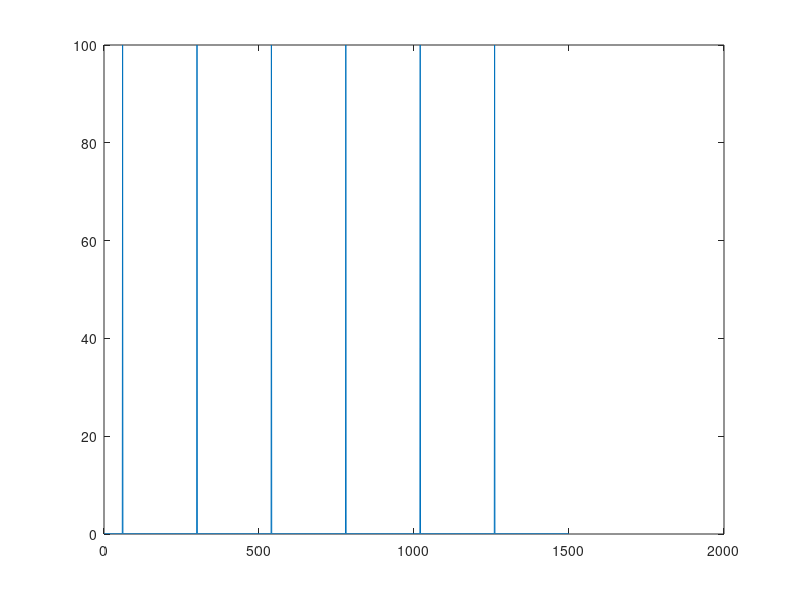

MATLAB code for this plot: (Note: this script raises an error after producing the figure.)
% this script is a wrapper that loads some data (or simulates it) and then
% calls the most recent FOOPSI function to infer spike trains and
% parameters

clear, clc,
fname = 'dynamic_prior';

%% set algorithmic Variables

% set meta parameters
V.T         = 1500;              % # of time steps
V.dt        = 1/60;             % time step size
V.fast_plot = 0;                % whether to plot filter with each iteration
V.fast_iter_max = 1;            % # iterations of EM to estimate params

%% initialize model Parameters
P.a     = 1;                    % scale of fluorescence data
P.b     = 0.01*mean(P.a);       % baseline is a scaled down version of the sum of the spatial filters
P.sig   = 0.5; %3*max(P.a);          % stan dev of noise (indep for each pixel)
C_0     = 0;                    % initial calcium
tau     = 1;                    % decay time constant for each cell
P.gam   = 1-V.dt./tau;          % set gam
% P.lam   = exp(2*(sin(linspace(0,10*pi,V.T))+1)')/25+1; % rate-ish, ie, lam*dt=# spikes per second
P.lam   = 0.1*ones(V.T,1); % rate-ish, ie, lam*dt=# spikes per second
spts = [1/V.dt:4/V.dt:V.T-5];
P.lam(spts)=100;
figure(2), plot(P.lam)

%% simulate data

n = poissrnd(P.lam*V.dt)';    % simulate spike train
n(n>1)=1;
C = filter(1,[1 -P.gam],n);   % convolve with exponential to get calcium
F = P.a*C+P.b+P.sig*randn(1,V.T);

save(['../../data/' fname '.mat'],'F','n','P','V')

%% infer spike trains and parameters

for q=1:2
    if q==1;                                % use true params
        PP=P;
        PP.lam=mean(P.lam);
        V.fast_iter_max = 1;
    elseif q==2                             % use static prior
        PP=P;
        V.fast_iter_max = 1;
    end
    [I{q}.n I{q}.P] = fast_oopsi(F,V,PP);
end

save(['../../data/' fname '.mat'],'-append','I')
% sound(1*sin(linspace(0,180*pi,2000)))

%% plot results

clear Pl
nrows   = 2+q;                        % set number of rows
h       = zeros(nrows,1);                       % pre-allocate memory for handles
Pl.xlims= [1 V.T];                              % time steps to plot
Pl.nticks=5;                                    % number of ticks along x-axis
Pl.n    = double(n); Pl.n(Pl.n==0)=NaN;         % store spike train for plotting
Pl      = PlotParams(Pl);                       % generate a number of other parameters for plotting
Pl.vs   = 4;
Pl.colors(1,:) = [0 0 0];
Pl.colors(2,:) = Pl.gray;
Pl.colors(3,:) = [.5 0 0];

fnum = figure(1); clf,

% plot fluorescence data
i=1; h(i) = subplot(nrows,1,i);
Pl.label = [{'fluorescence'}];
Pl.color = 'k';
plot(z1(F(Pl.xlims(1):Pl.xlims(2))),'k','LineWidth',Pl.lw);
ylab=ylabel('fluorescence','Interpreter',Pl.inter,'FontSize',Pl.fs);
set(ylab,'Rotation',0,'HorizontalAlignment','right','verticalalignment','middle','Interpreter',Pl.interp)
set(gca,'YTick',[],'YTickLabel',[])
set(gca,'XTick',Pl.XTicks,'XTickLabel',[],'FontSize',Pl.fs)
axis([Pl.xlims-Pl.xlims(1) 0 1])
box off

% plot inferred spike trains
for q=1:2 %exps
    i=i+1; h(i) = subplot(nrows,1,i); hold on
    if q==1
        Pl.label = [{'static'}; {'prior'}];
    else
        Pl.label = [{'dynamic'}; {'prior'}];        
    end
    stem(z1(I{q}.n(Pl.xlims(1):Pl.xlims(2))),'Marker','none','LineWidth',Pl.sw,'Color','k')
    stem(Pl.n(Pl.xlims(1):Pl.xlims(2))*1.1,'Marker','v','MarkerSize',Pl.vs,...   % plot real spike train
        'LineStyle','none','MarkerFaceColor',Pl.gray,'MarkerEdgeColor',Pl.gray);
    axis([Pl.xlims min(min(n),0) 1.15])
    ylab=ylabel(Pl.label,'Interpreter',Pl.inter,'FontSize',Pl.fs,'Interpreter',Pl.interp);
    set(ylab,'Rotation',0,'HorizontalAlignment','right','verticalalignment','middle')
    set(gca,'YTick',0:1,'YTickLabel',[])
    set(gca,'XTick',Pl.XTicks,'XTickLabel',[])
    set(gca,'XTickLabel',[])
    box off
end

% plot prior
i=i+1; h(i) = subplot(nrows,1,i);
Pl.color = Pl.colors(1,:);
plot((P.lam(Pl.xlims(1):Pl.xlims(2))),'k','LineWidth',Pl.lw);
ylab=ylabel('prior','Interpreter',Pl.inter,'FontSize',Pl.fs);
set(ylab,'Rotation',0,'HorizontalAlignment','right','verticalalignment','middle','Interpreter',Pl.interp)
set(gca,'YTick',[],'YTickLabel',[])
set(gca,'XTick',Pl.XTicks,'XTickLabel',[],'FontSize',Pl.fs)
axis([Pl.xlims 0 max(P.lam)*1.1])
box off

% set xlabel stuff
subplot(nrows,1,nrows)
set(gca,'XTick',Pl.XTicks,'XTickLabel',Pl.XTicks*V.dt,'FontSize',Pl.fs)
xlabel('Time (sec)','FontSize',Pl.fs)
linkaxes(h,'x')

% print fig
wh=[7.5 3.5*q];   %width and height
DirName = '../../figs/';
PrintFig(wh,DirName,fname);
